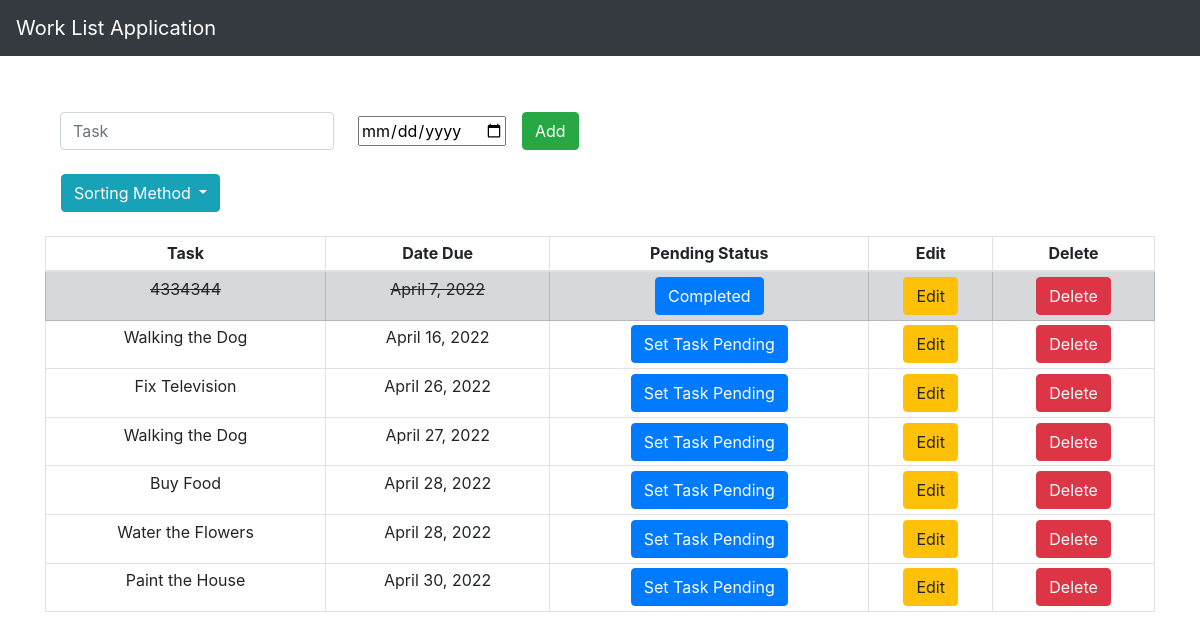
The app's page /, older data.
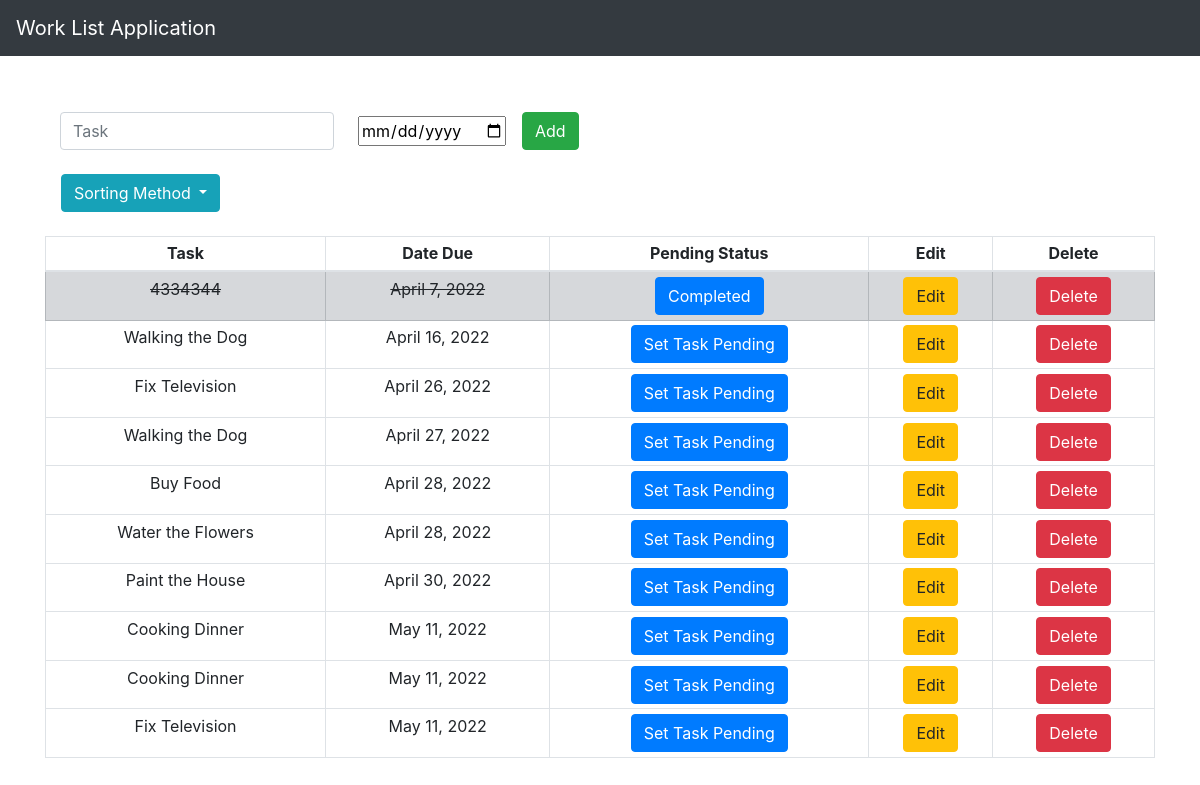
The same page, newer data.
### worklist_app/models.py (models this page shows, shortened)
class List(models.Model):
    item = models.CharField(max_length=200)
    completed = models.BooleanField(default=False)
    date = models.DateField()

### worklist_app/views.py (the view)
# urls.py: path('', views.home, name='home'),
def home(request, sorting='date'):
    if request.method == "POST":
        form = ListForm(request.POST or None)
        if form.is_valid():
            form.save()
            messages.success(request, ('The item has been added to list successfully!'))
            all_items = List.objects.all().order_by(sorting)
            print (all_items)
            return render(request, 'home.html', {'all_items': all_items})
    else:
        all_items = List.objects.all().order_by(sorting)
        return render(request, 'home.html', {'all_items': all_items})

### worklist_app/templates/home.html (shortened to what this page needs)
{% extends 'base.html' %}
{% block content %}
    <div class="content">
        <div class="container">
            <form class="form-inline my-2 my-lg-0" method="POST" action="{% url 'add' %}">
              <input class="form-control mr-sm-2" type="search" placeholder="Task" aria-label="Search" name="item">
              <input class = "mx-3" name="date" value="{{feedback.dateSubmitted|date:'d/m/Y'}}" type="date">
              <button class="btn btn-success my-2 my-sm-0" type="submit">Add</button>
            </form>
        </div><br>
        <div class="dropdown">
            <button class="btn btn-info dropdown-toggle mx-3" type="button" id="dropdownMenuButton" data-toggle="dropdown" aria-haspopup="true" aria-expanded="false">
              Sorting Method
            </button>
          </div><br>
        {% if all_items %}
        <div class="table-responsive">
            <table class="table table-sm table-bordered">
                <thead>
                    <tr>
                    <th class="text-center" scope="col">Task</th>
                    <th class="text-center" scope="col">Date Due</th>
                    <th class="text-center" scope="col">Pending Status</th>
                    <th class="text-center" scope="col">Edit</th>
                    <th class="text-center" scope="col">Delete</th>
                    </tr>
                </thead>
                <tbody>
                {% for thing in all_items %}
                    {% if thing.completed %}
                        <tr class="table-secondary">
                            <td class="striker text-center">{{ thing.item }}</td>
                            <td class="striker text-center">{{ thing.date }}</td>
                            <td class="text-center"><a class="btn btn-primary" href="{% url 'delete' thing.id %}">Completed</a></td>
                            <td class="text-center"><a class="btn btn-warning" href="{% url 'edit' thing.id %}">Edit</a></td>
                            <td class="text-center"><a class="btn btn-danger" href="{% url 'delete' thing.id %}">Delete</a></td>
                        </tr>
                    {% else %}
                    <tr>
                            <td class="text-center">{{ thing.item }}</td>
                            <td class="text-center">{{ thing.date }}</td>
                            <td class="text-center"><a class="btn btn-primary" href="{% url 'cross_off' thing.id %}">Set Task Pending</a></td>
                            <td class="text-center"><a class="btn btn-warning" href="{% url 'edit' thing.id %}">Edit</a></td>
                            <td class="text-center"><a class="btn btn-danger" href="{% url 'delete' thing.id %}">Delete</a></td>
                        </tr>
                    {% endif %}
                {% endfor %}
                </tbody>
            </table>
        </div>
        {% endif %}
    </div>
{% endblock content %}

### worklist_app/templates/base.html (shortened to what this page needs)
{% load static %}
<!doctype html>
<html lang="en">
  <head>
    <link rel="stylesheet" href="{% static 'css/style.css' %}" />
    <link rel="stylesheet" href="https://cdn.jsdelivr.net/npm/bootstrap@4.6.0/dist/css/bootstrap.min.css">
  </head>
  <body>
    <nav class="navbar navbar-expand-lg navbar-dark bg-dark">
        <a class="navbar-brand" href="{% url 'home' %}">Work List Application</a>
    </nav>
    <div class="container">
      {% block content %}
      {% endblock content %}
    </div>
  </body>
</html>

### static/css/style.css (style rules this page uses)
.content { margin-top: 5%; }
.striker { text-decoration: line-through; }

Row changes from the older to the newer data that the page shows:
added List: item "Cooking Dinner", date "May 11, 2022"
added List: item "Cooking Dinner", date "May 11, 2022"
added List: item "Fix Television", date "May 11, 2022"
